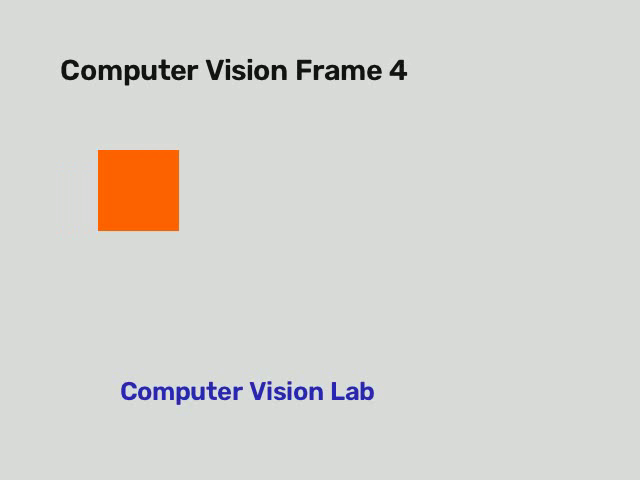
#> input picture frame 4 of video.mp4, 640 x 480 px
$ python program_28_vehicle_detection.py
#> lines starting #> are read from the running program, lines starting #| are printed output that depends on the picture; after the words box and inside, x2 and y2 are one past the last pixel; in counts of white or black regions, pixels touching at a corner belong together
"""
EXPERIMENT 28
Title: Vehicle Detection in Video
Aim: To implement a vehicle detection algorithm using OpenCV to detect and locate vehicles in each frame of a video.
"""

import cv2
import os

def detect_vehicles(video_path="sample_exp28_traffic.mp4"):
#> called with video_path = 'traffic_video.mp4'
    if not os.path.exists(video_path):
        video_path = "traffic_video.mp4"
        if not os.path.exists(video_path):
            video_path = "video.mp4"

    cap = cv2.VideoCapture(video_path)
    if not cap.isOpened():
        print(f"Error: Could not open video file {video_path}")
        return

    # Check for cascade file
    has_cascade = hasattr(cv2, 'CascadeClassifier') and (os.path.exists('cars.xml') or os.path.exists('haarcascades/cars.xml'))
    if has_cascade:
        cascade_file = 'cars.xml' if os.path.exists('cars.xml') else 'haarcascades/cars.xml'
        vehicle_cascade = cv2.CascadeClassifier(cascade_file)

    # Background subtractor for robust moving vehicle detection
    bg_subtractor = cv2.createBackgroundSubtractorMOG2(history=50, varThreshold=25)

    print("Playing Vehicle Detection. Press 'q' to stop.")
    while cap.isOpened():
        ret, frame = cap.read()
#> frame is the input picture: shape (480, 640, 3); mean B, G, R 208.3, 212.4, 213.8
        if not ret:
            break

        gray = cv2.cvtColor(frame, cv2.COLOR_BGR2GRAY)
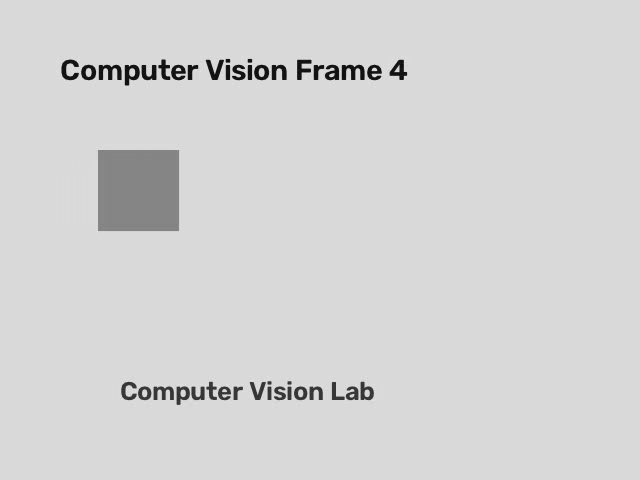
#> gray: shape (480, 640); min 8, max 234, mean 212.3
        detected = False

        if has_cascade:
            vehicles = vehicle_cascade.detectMultiScale(gray, scaleFactor=1.1, minNeighbors=3, minSize=(30, 30))
            if len(vehicles) > 0:
                for (x, y, w, h) in vehicles:
                    cv2.rectangle(frame, (x, y), (x + w, y + h), (0, 255, 0), 2)
                    cv2.putText(frame, "Vehicle", (x, y - 5), cv2.FONT_HERSHEY_SIMPLEX, 0.5, (0, 255, 0), 2)
                detected = True

        if not detected:
            fg_mask = bg_subtractor.apply(frame)
#> fg_mask: shape (480, 640); every value is 127
            contours, _ = cv2.findContours(fg_mask, cv2.RETR_EXTERNAL, cv2.CHAIN_APPROX_SIMPLE)
#> contours = [[[0, 0], [0, 479], [639, 479], [639, 0]]]
            for cnt in contours:
                if cv2.contourArea(cnt) > 400:
                    x, y, w, h = cv2.boundingRect(cnt)
                    cv2.rectangle(frame, (x, y), (x + w, y + h), (0, 255, 0), 2)
                    cv2.putText(frame, "Vehicle", (x, y - 5), cv2.FONT_HERSHEY_SIMPLEX, 0.5, (0, 255, 0), 2)
#> this loop made 1 pass
#> (cnt, x, y, w, h) on pass 1: ([[0, 0], [0, 479], [639, 479], [639, 0]], 0, 0, 640, 480)
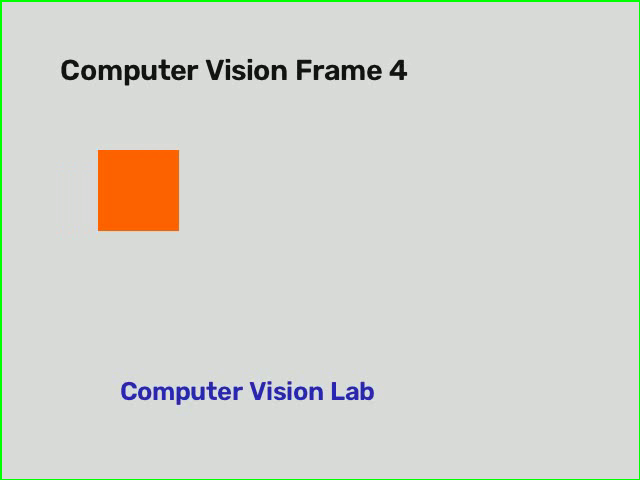
#> frame: shape (480, 640, 3); 1.09% of pixels changed, all inside (x1, y1, x2, y2) = (0, 0, 640, 480)

        cv2.imshow("Vehicle Detection", frame)
        if cv2.waitKey(30) & 0xFF == ord('q'):
#> (key q is pressed here)
            break

    cap.release()
    cv2.destroyAllWindows()

if __name__ == "__main__":
    src_video = "sample_exp28_traffic.mp4" if os.path.exists("sample_exp28_traffic.mp4") else "traffic_video.mp4"
    detect_vehicles(src_video)

$ run again, starting later in the video
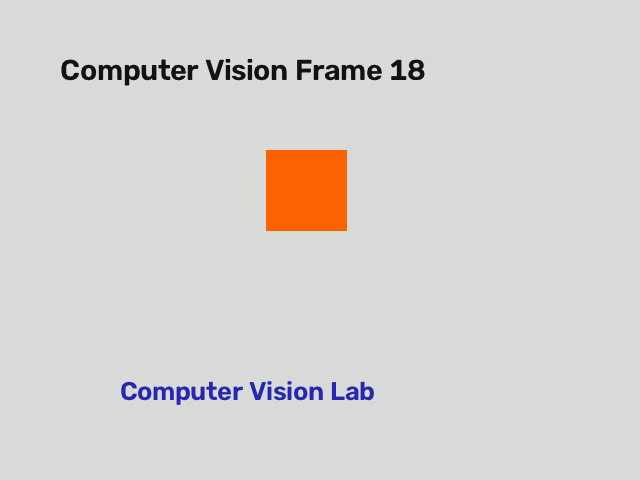
#> input picture frame 18 of video.mp4, 640 x 480 px
#> in detect_vehicles, frame is the input picture: shape (480, 640, 3); mean B, G, R 208.2, 212.3, 213.7
#> in detect_vehicles, `gray = cv2.cvtColor(frame, cv2.COLOR_BGR2GRAY)`:
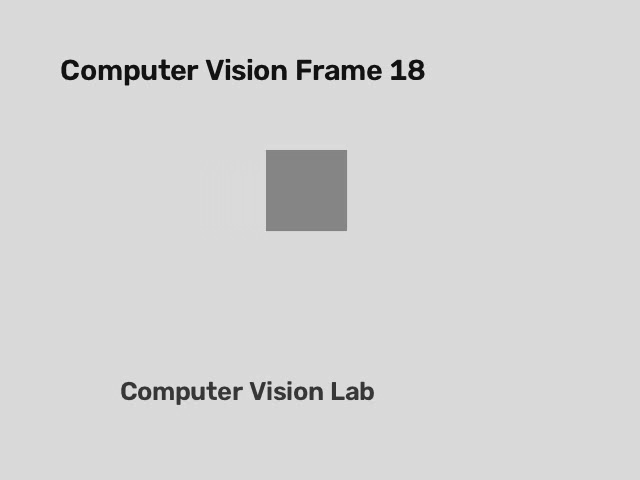
#> gray: shape (480, 640); min 9, max 234, mean 212.2
#> fg_mask: shape (480, 640); every value is 127
#> contours = [[[0, 0], [0, 479], [639, 479], [639, 0]]]
#> the loop in detect_vehicles, `for cnt in contours:` made 1 pass
#> (cnt, x, y, w, h) on pass 1: ([[0, 0], [0, 479], [639, 479], [639, 0]], 0, 0, 640, 480)
#> after the loop in detect_vehicles, `for cnt in contours:`:
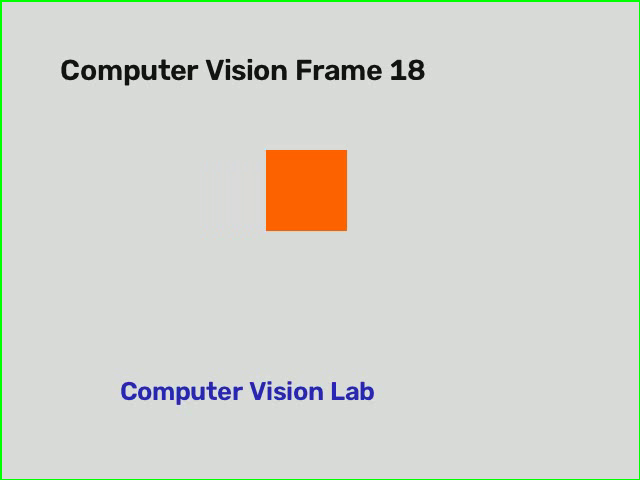
#> frame: shape (480, 640, 3); 1.09% of pixels changed, all inside (x1, y1, x2, y2) = (0, 0, 640, 480)

$ run again, starting later in the video
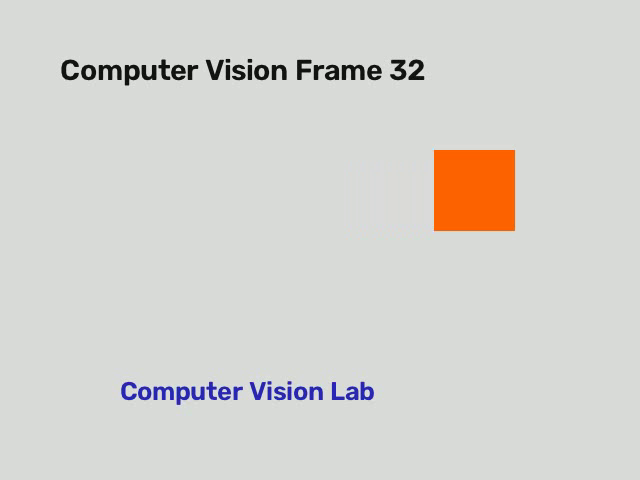
#> input picture frame 32 of video.mp4, 640 x 480 px
#> in detect_vehicles, frame is the input picture: shape (480, 640, 3); mean B, G, R 208.2, 212.3, 213.7
#> in detect_vehicles, `gray = cv2.cvtColor(frame, cv2.COLOR_BGR2GRAY)`:
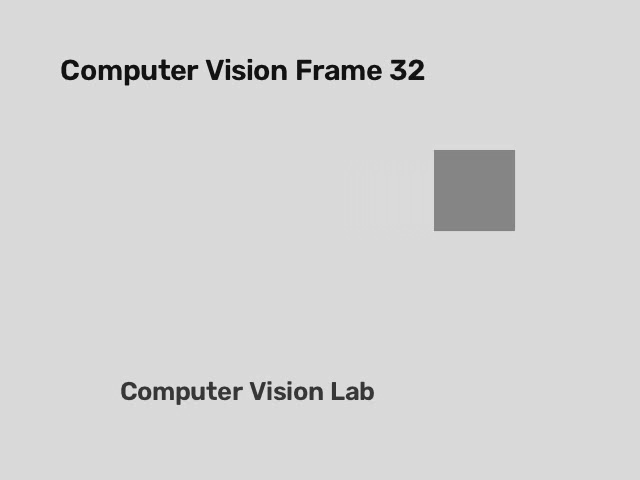
#> gray: shape (480, 640); min 9, max 234, mean 212.2
#> fg_mask: shape (480, 640); every value is 127
#> contours = [[[0, 0], [0, 479], [639, 479], [639, 0]]]
#> the loop in detect_vehicles, `for cnt in contours:` made 1 pass
#> (cnt, x, y, w, h) on pass 1: ([[0, 0], [0, 479], [639, 479], [639, 0]], 0, 0, 640, 480)
#> after the loop in detect_vehicles, `for cnt in contours:`:
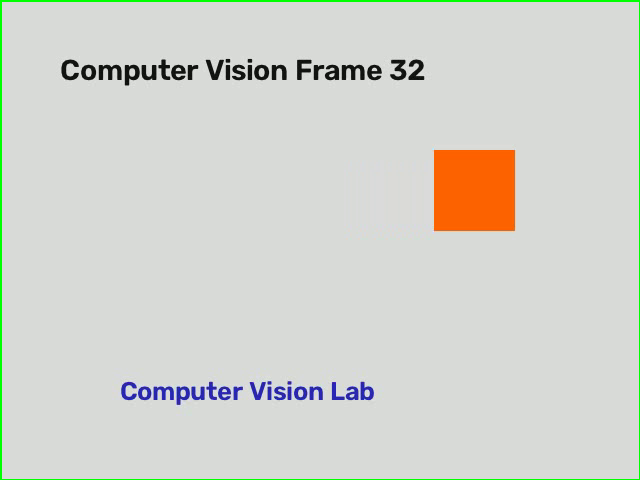
#> frame: shape (480, 640, 3); 1.09% of pixels changed, all inside (x1, y1, x2, y2) = (0, 0, 640, 480)
